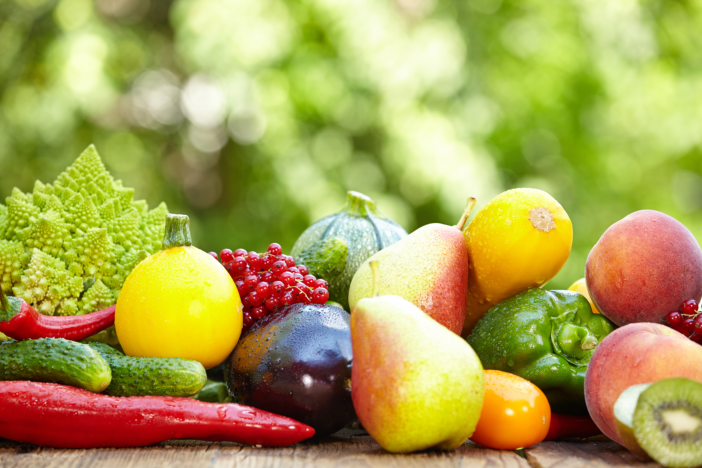
#> input picture Q4_gaussian_level_2.png, 1404 x 936 px, given in place of Image_3.jpg, which was not available (shown at 1/2 size)
$ python 5043_Q4.py
#> lines starting #> are read from the running program, lines starting #| are printed output that depends on the picture; pictures that were not available may be replaced by others from this repository, and a replacement may not be noted
import cv2
import numpy as np
import matplotlib.pyplot as plt

img = cv2.imread('Image_3.jpg')
#> img is the input picture: shape (936, 1404, 3); mean B, G, R 83.2, 161.1, 170.2
if img is None:
    print("Error: Image not found!")
    exit()
img_rgb = cv2.cvtColor(img, cv2.COLOR_BGR2RGB)

# 3 levels of Gaussian Pyramid
gp = [img_rgb]

for i in range(3):
    down = cv2.pyrDown(gp[i])
    gp.append(down)
#> this loop made 3 passes
#> pass 1, `down = cv2.pyrDown(gp[i])`:
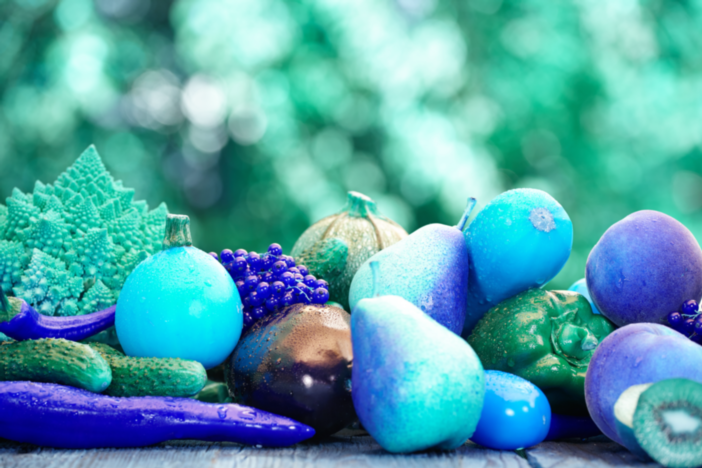
#> down: shape (468, 702, 3); mean of channels 0, 1, 2 170.2, 161.1, 83.1; drawn as B, G, R
#> pass 3, `down = cv2.pyrDown(gp[i])`:
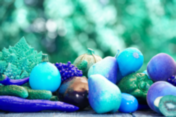
#> down: shape (117, 176, 3); mean of channels 0, 1, 2 170.1, 161.1, 82.9; drawn as B, G, R
#> after the loop, gp = 4 items

for i, g in enumerate(gp):
    cv2.imwrite(f'Q4_gaussian_level_{i}.png',
                cv2.cvtColor(g, cv2.COLOR_RGB2BGR))
#> this loop made 4 passes
plt.figure(figsize=(12,6))

for i in range(len(gp)):
    plt.subplot(2,2,i+1)
    plt.imshow(gp[i])
    plt.title(f'Gaussian Level {i}')
    plt.axis('off')

plt.tight_layout()
plt.show()

# 3 levels of Laplacian Pyramid
lp = []
for i in range(3, 0, -1):
    up = cv2.pyrUp(gp[i])
    up = cv2.resize(up, (gp[i-1].shape[1], gp[i-1].shape[0]))
    lap = gp[i-1].astype(float) - up.astype(float)
    lap_display = cv2.normalize(lap, None, 0, 255, cv2.NORM_MINMAX)
    lap_display = lap_display.astype(np.uint8)
    lp.append(lap_display)
#> this loop made 3 passes
#> pass 1, `up = cv2.pyrUp(gp[i])`:
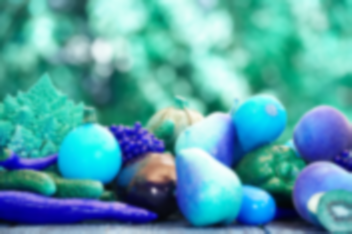
#> up: shape (234, 352, 3); mean of channels 0, 1, 2 170.2, 161.2, 83.1; drawn as B, G, R
#> pass 1, `lap = gp[i-1].astype(float) - up.astype(float)`:
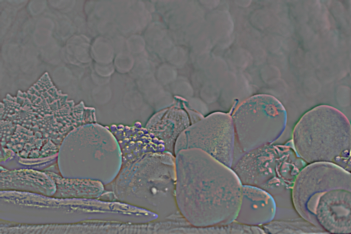
#> lap: shape (234, 351, 3) float64; mean of channels 0, 1, 2 0, -0.1, -0.1; drawn with min black and max white
#> after the loop:
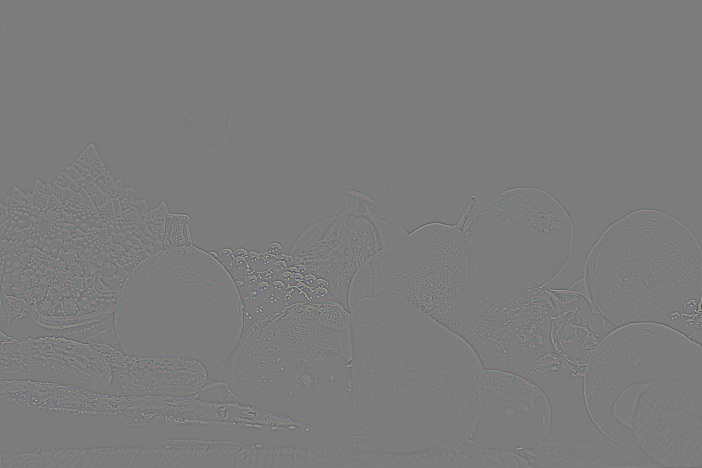
#> lap: shape (936, 1404, 3) float64 (shown at 1/2 size); mean of channels 0, 1, 2 -0.1, -0.1, -0.1; drawn with min black and max white
#> after the loop, lp = 3 items
last = cv2.normalize(gp[3], None, 0, 255, cv2.NORM_MINMAX)
last = last.astype(np.uint8)
lp.append(last)
for i, l in enumerate(lp):
    cv2.imwrite(f'Q4_laplacian_level_{i}.png',
                cv2.cvtColor(l, cv2.COLOR_RGB2BGR))
#> this loop made 4 passes
#> pass 1, `cv2.imwrite(f'Q4_laplacian_level_{i}.png', cv2.cvtColor(l, cv2.COLOR_R..`:
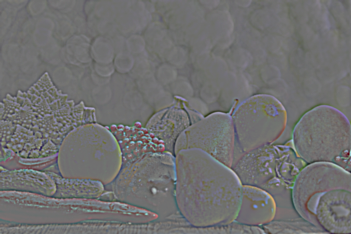
#> saved as Q4_laplacian_level_0.png: shape (234, 351, 3); mean B, G, R 112, 112, 112.1
plt.figure(figsize=(12,6))
for i in range(len(lp)):
    plt.subplot(2,2,i+1)
    plt.imshow(lp[i])
    plt.title(f'Laplacian Level {i}')
    plt.axis('off')

plt.tight_layout()
plt.show()
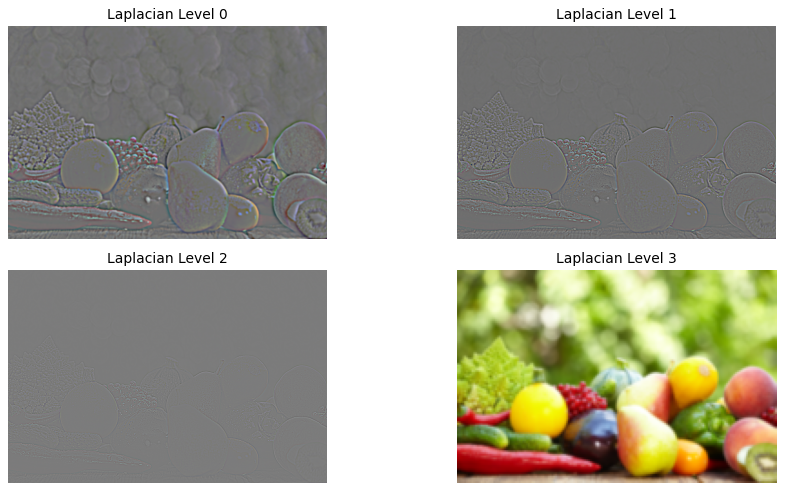
#> figure drawn by matplotlib, 4 panels

$ run again, on Image_1.jpg
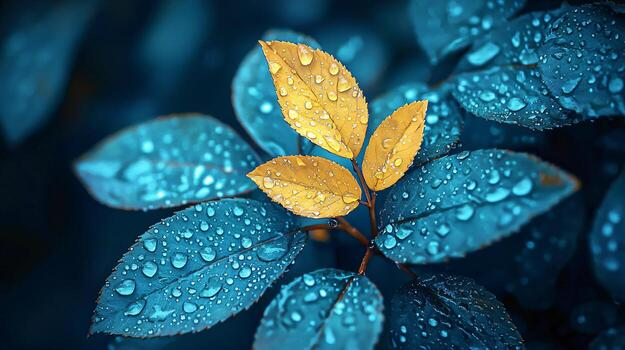
#> input picture Image_1.jpg, 625 x 350 px, given in place of Image_3.jpg, which was not available
#> img is the input picture: shape (350, 625, 3); mean B, G, R 97.4, 82.3, 36.1
#> after the loop `for i in range(3):`: gp = 4 items
#> the loop `for i, g in enumerate(gp):` made 4 passes
#> the loop `for i in range(len(gp)):` made 4 passes
#> after the loop `for i in range(3, 0, -1):`:
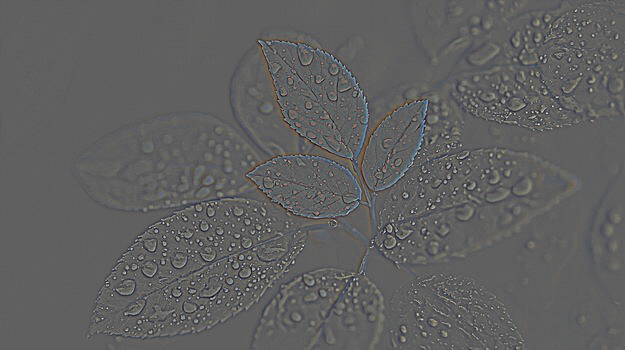
#> lap: shape (350, 625, 3) float64; mean of channels 0, 1, 2 0, 0, 0; drawn with min black and max white
#> after the loop `for i in range(3, 0, -1):`: lp = 3 items
#> the loop `for i, l in enumerate(lp):` made 4 passes
#> the loop `for i in range(len(lp)):` made 4 passes
#> `plt.show()`:
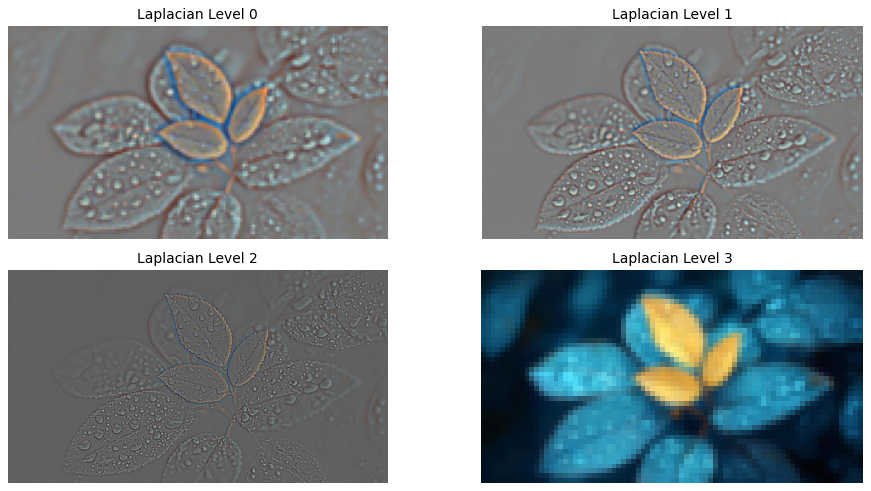
#> figure drawn by matplotlib, 4 panels
